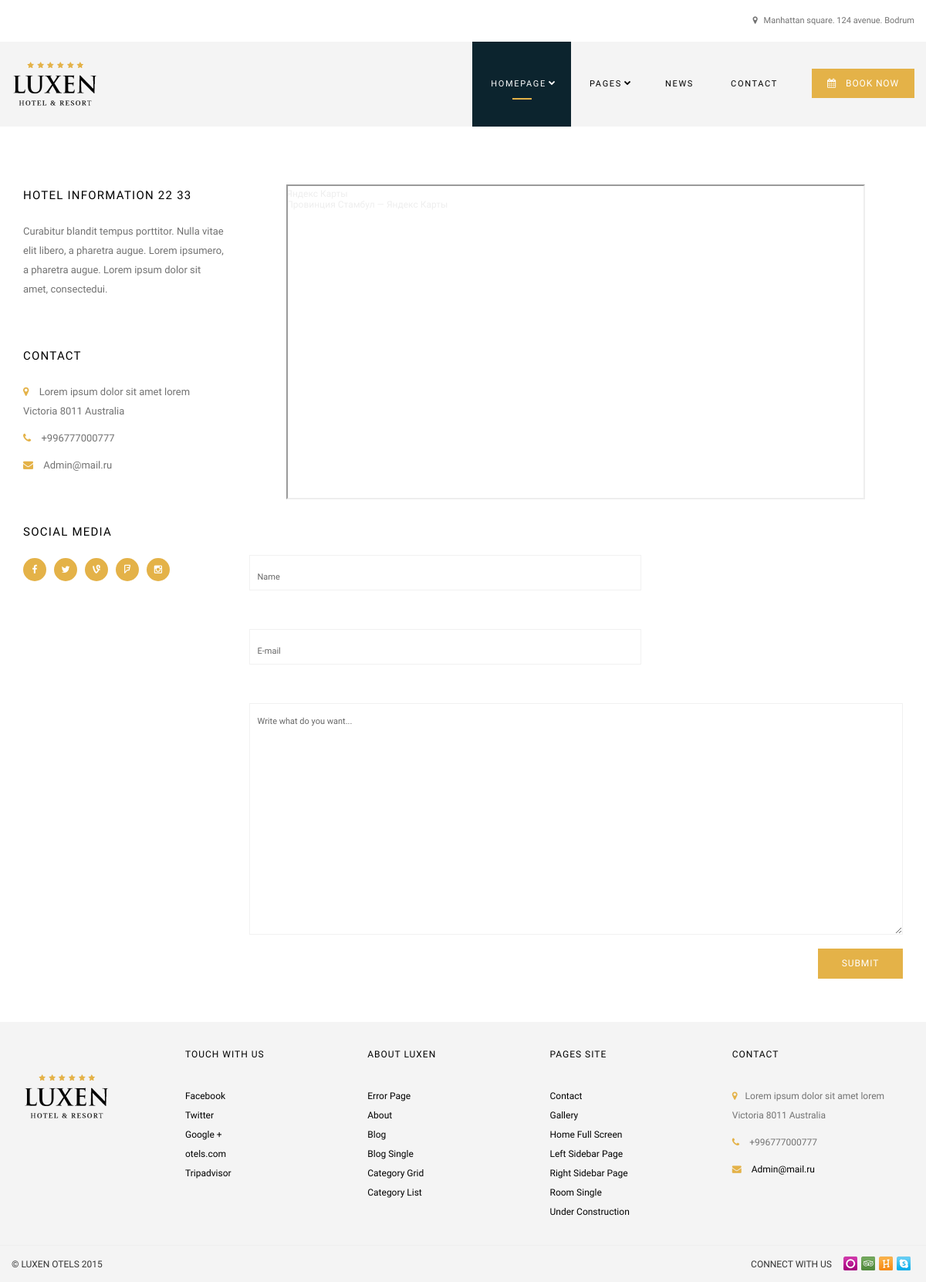
Page /contact/ on the committed database.
### apps/hoteInfo/models.py (models this page shows, shortened)
class HotelInfo(models.Model):
    title = models.CharField(max_length=100)
    text = models.TextField(max_length=255)

### apps/contact/models.py (models this page shows, shortened)
class ContactModel(models.Model):
    local = models.CharField(max_length=255)
    phone = models.PositiveIntegerField()
    email = models.CharField(max_length=255)

### apps/contact/views.py (the view)
# urls.py: path('', ContactView, name='contact')
def ContactView(req):
    if req.method == 'POST':
        contactForm = ContactForm(req.POST)
        contactForm.save()
    contactForm = ContactForm()
    modelContact = ContactModel.objects.order_by('-id')[0]
    hotelInfo = HotelInfo.objects.order_by('-id')[0]
    context = {
        'contact':modelContact,
        'contactForm':contactForm,
        'hotelInfo':hotelInfo
    }
    return render(req, 'contact.html', context)

### apps/contact/forms.py
class ContactForm(ModelForm):
    class Meta:
        model = ContactModelForm
        fields = '__all__'
        widgets = {
            'name':TextInput(attrs={
                'type':'text',
                'id':'cname',
                'name':'name',
                'placeholder':'Name',
                'style':'margin-top:80px;'
            }),
            'email':TextInput(attrs={
                'type':'text',
                'id':'cmail',
                'name':'email',
                'placeholder':'E-mail'
            }),
            'description':Textarea(attrs={
                'id':'ctext',
                'name':'message',
                'placeholder':'Write what do you want...'
            })
        }

### templates/contact.html (shortened to what this page needs)
{% extends 'index.html' %}
{% block content %}
<div class="content">
    <div class="container">
        <div class="row">
            <div class="col-lg-3 col-sm-4 margint60">
                <div class="luxen-widget news-widget">
                    <div class="title">
                        <h5>{{hotelInfo.title}}</h5>
                    </div>
                    <p>{{hotelInfo.text}}</p>
                </div>
                <div class="luxen-widget news-widget">
                    <div class="title">
                        <h5>CONTACT</h5>
                    </div>
                    <ul class="footer-links">
                        <li><p><i class="fa fa-map-marker"></i> {{contact.local}}</p></li>
                        <li><p><i class="fa fa-phone"></i> +{{contact.phone}}</p></li>
                        <li><p><i class="fa fa-envelope"></i> {{contact.email}}</p></li>
                    </ul>
                </div>
                <div class="luxen-widget news-widget">
                    <div class="title">
                        <h5>SOCIAL MEDIA</h5>
                    </div>
                    <ul class="social-links">
                        <li><a href="http://facebook.com/2035themes"><i class="fa fa-facebook"></i></a></li>
                        <li><a href="http://twitter.com/2035themes"><i class="fa fa-twitter"></i></a></li>
                        <li><a href="http://vine.com/2035themes"><i class="fa fa-vine"></i></a></li>
                        <li><a href="http://foursquare.com/2035themes"><i class="fa fa-foursquare"></i></a></li>
                        <li><a href="http://instagram.com/2035themes"><i class="fa fa-instagram"></i></a></li>
                    </ul>
                </div>
            </div>
            <div class="col-lg-9 col-sm-8">
                <div id="map" class="maps pos-center margint60">
                    <div style="position:relative;overflow:hidden;"><a href="https://yandex.ru/maps?utm_medium=mapframe&utm_source=maps" style="color:#eee;font-size:12px;position:absolute;top:0px;">Яндекс Карты</a><a href="https://yandex.ru/maps/?ll=29.030665%2C41.036424&utm_medium=mapframe&utm_source=maps&z=8.32" style="color:#eee;font-size:12px;position:absolute;top:14px;">Провинция Стамбул — Яндекс Карты</a><iframe src="https://yandex.ru/map-widget/v1/?ll=29.030665%2C41.036424&z=8.32" width="750" height="408"  frameborder="1" allowfullscreen="true" style="position:relative;"></iframe></div>
                </div>
                <div class="contact-form margint60" style="margin:50px 0;">
                    <form action="#" method="POST" id="ajax-contact-form">
                       {{contactForm}}
                        <input class="pull-right margint10" type="submit" value="SUBMIT">
                    </form>
                </div>
            </div>
        </div>
    </div>
</div>
{% endblock content %}

### templates/index.html (shortened to what this page needs)
<!DOCTYPE html>
<html class="no-js">
{% load static %}
<head>
<link rel="stylesheet" href="{% static 'css/bootstrap.min.css' %}">
<link rel="stylesheet" href="{% static 'css/flexslider.css' %}">
<link rel="stylesheet" href="{% static 'css/prettyPhoto.css' %}">
<link rel="stylesheet" href="{% static 'css/datepicker.css' %}">
<link rel="stylesheet" href="{% static 'css/selectordie.css' %}">
<link rel="stylesheet" href="{% static 'css/main.css' %}">
<link rel="stylesheet" href="{% static 'css/2035.responsive.css' %}">
</head>
<body>
<div id="wrapper">
	<div class="header">
		<div class="pre-header" style="display: flex; margin:7px 0;">
			<div class="container">
				<div class="row d-flex" style="display: flex!important; justify-content: end;
				align-items: center; ">
					<div class="pull-left pre-address-b"><p><i class="fa fa-map-marker"></i> Manhattan square. 124 avenue. Bodrum</p></div>
					</div>
				</div>
			</div>
		</div>
		<div class="main-header">
			<div class="container">
				<div class="row" style="display: flex: important ;">
					<div class="pull-left" >
						<div class="logo">
							<a href="{% url 'home' %}"><img alt="Logo" src="../static/img/logo.png" class="img-responsive" /></a>
						</div>
					</div>
					<div class="pull-right">
						<div class="pull-left">
							<nav class="nav">
								<ul id="navigate" class="sf-menu navigate">
								<li class="parent-menu active"><a href="{% url 'home' %}">HOMEPAGE</a></li>
									<li class="parent-menu"><a href="#">PAGES</a>
									</li>
									<li><a href="{% url 'news' %}">NEWS</a></li>
									<li><a href="{% url 'contact' %}">CONTACT</a></li>
								</ul>
							</nav>
						</div>
						<div class="pull-right">
							<div class="button-style-1 margint45">
								<a href="{% url 'reservation' %}"><i class="fa fa-calendar"></i>BOOK NOW</a>
							</div>
						</div>
					</div>
				</div>
			</div>
		</div>
	</div>
	{% block content %}{% endblock content %}
		<div class="footer margint40">
			<div class="main-footer">
				<div class="container">
					<div class="row">
						<div class="col-lg-2 col-sm-2 footer-logo">
							<img alt="Logo" src="../static/img/logo.png" class="img-responsive" >
						</div>
						<div class="col-lg-10 col-sm-10" style="display: flex;">
							<div class="col-lg-3 col-sm-3">
								<h6>TOUCH WITH US</h6>
								<ul class="footer-links">
									<li><a href="#">Facebook</a></li>
									<li><a href="#">Twitter</a></li>
									<li><a href="#">Google +</a></li>
									<li><a href="#">otels.com</a></li>
									<li><a href="#">Tripadvisor</a></li>
								</ul>
							</div>
							<div class="col-lg-3 col-sm-3">
								<h6>ABOUT LUXEN</h6>
								<ul class="footer-links">
									<li><a href="404.html">Error Page</a></li>
									<li><a href="about.html">About</a></li>
									<li><a href="blog.html">Blog</a></li>
									<li><a href="blog-details.html">Blog Single</a></li>
									<li><a href="category-grid.html">Category Grid</a></li>
									<li><a href="category-list.html">Category List</a></li>
								</ul>
							</div>
							<div class="col-lg-3 col-sm-3">
								<h6>PAGES SITE</h6>
								<ul class="footer-links">
									<li><a href="contact.html">Contact</a></li>
									<li><a href="gallery.html">Gallery</a></li>
									<li><a href="index-full-screen.html">Home Full Screen</a></li>
									<li><a href="left-sidebar-page.html">Left Sidebar Page</a></li>
									<li><a href="right-sidebar-page.html">Right Sidebar Page</a></li>
									<li><a href="room-single.html">Room Single</a></li>
									<li><a href="under-construction.html">Under Construction</a></li>
								</ul>
							</div>
							<div class="col-lg-3 col-sm-3">
								<h6>CONTACT</h6>
								<ul class="footer-links">
									<li><p><i class="fa fa-map-marker"></i>{{ contact.local }}</p></li>
									<li><p><i class="fa fa-phone"></i> +{{contact.phone}} </p></li>
									<li><p><i class="fa fa-envelope"></i> <a href="mailto:info@2035themes.com">{{contact.email}}</a></p></li>
								</ul>
							</div>
						</div>
					</div>
				</div>
			</div>
			<div class="pre-footer">
				<div class="container">
					<div class="row">
						<div class="pull-left"><p>© LUXEN OTELS 2015</p></div>
						<div class="pull-right">
							<ul>
								<li><p>CONNECT WITH US</p></li>
								<li><a><img alt="Facebook" src="../static/temp/orkut.png" ></a></li>
								<li><a><img alt="Tripadvisor" src="../static/temp/tripadvisor.png" ></a></li>
								<li><a><img alt="Yelp" src="../static/temp/hyves.png" ></a></li>
								<li><a><img alt="Twitter" src="../static/temp/skype.png" ></a></li>
							</ul>
						</div>
					</div>
				</div>
			</div>
		</div>
</body>
</html>

### static/css/main.css (style rules this page uses)
body { margin: 0; padding: 0; font-family: "Muli", Helvetica, Arial, sans-serif; font-size: 13px; font-weight: 400; color: #727272; -webkit-font-smoothing: antialiased; -webkit-text-size-adjust: 100%; }
a { text-decoration: none; }
#wrapper { width: 100%; height: auto; }
.pos-center { text-align: center; }
a { color: #000; }
h5 { font-family: Varela Round; font-size: 15px; line-height: 28px; color: #000; letter-spacing: 0.0825em; }
h6 { font-family: Varela Round; font-size: 12px; line-height: 24px; color: #000; letter-spacing: 0.0825em; }
.content { background: #fff; line-height: 25px; }
.pre-header { font-size: 11px; background: #fff; height: 40px; }
.pre-header ul, .pre-header p { padding-top: 8px; }
.pre-header i { padding-right: 5px; }
.pre-address-b { height: auto; padding-top: 4px; }
.main-header { background: #f4f4f4; height: auto; }
.main-header .logo { padding: 25px 0; }
.main-header a { font-family: Varela Round; }
.nav { position: relative; }
.sf-menu li a { font-family: Varela Round; }
.sf-menu .parent-menu { position: relative; }
.sf-menu .parent-menu:after { content: "\f078"; font-family: FontAwesome; font-style: normal; font-weight: normal; text-decoration: inherit; color: #000 !important; font-size: 9px; padding-right: 0.5em; position: absolute; top: 47px; right: 16px; }
.sf-menu .parent-menu.active:after { content: "\f078"; font-family: FontAwesome; font-style: normal; font-weight: normal; text-decoration: inherit; color: #fff !important; font-size: 9px; padding-right: 0.5em; position: absolute; top: 47px; right: 16px; }
.nav ul li { float: left; position: relative; -webkit-transition: all 0.3s; -moz-transition: all 0.3s; transition: all 0.3s; }
.nav ul li:last-child { margin-right: 20px; }
.nav ul li.active { background: #0c242e; position: relative; }
.nav ul.sf-menu > li:before { content: ""; position: absolute; top: 73px; left: 50%; margin-left:-12px; height: 2px; width: 0px; background: #e4b248; border: none; -webkit-transition: all 0.4s; -moz-transition: all 0.4s; transition: all 0.4s; }
.nav ul.sf-menu > li.active:before { position: absolute; top: 73px; left: 50%; height: 2px; width: 25px; background: #e4b248; border: none; }
.nav ul li.active a { color: #FFF; }
.nav ul li a { font-size: 11px; letter-spacing: 0.1525em; color: #000; padding: 47px 24px; display: inline-block; }
.nav ul li.parent-menu a { padding-right: 32px; }
.button-style-1 a { background: #e4b248; padding: 12px 20px; font-family: Varela Round; font-size: 12px; color: #FFF; letter-spacing: 0.0725em; -webkit-transition: all 0.4s; -moz-transition: all 0.4s; transition: all 0.4s; }
.button-style-1 i { padding-right: 12px; }
label { width: 100%; color: #FFF; font-size: 10px; letter-spacing: 0.0725em; }
input[type="submit"] { margin-left: 20px; border: solid 1px #e4b248; background: #e4b248; padding: 6px 0; text-align: center; width: 110px; font-family: Varela Round; font-size: 12px; color: #FFF; letter-spacing: 0.0725em; -webkit-transition: all 0.2s; -moz-transition: all 0.2s; transition: all 0.2s; }
.footer { background: #f4f4f4; line-height: 25px; }
.main-footer { padding: 60px; font-size: 12px; border-bottom: solid 1px #eeeeee; }
ul.footer-links { margin-top: 30px; }
ul.footer-links li i { color: #e4b248; padding-right: 10px; }
.footer-logo { height: 160px; line-height: 160px; }
.footer-logo img { display: inline-block; }
.pre-footer { font-size: 12px; padding: 10px 0; padding-bottom: 20px; padding-bottom: 0px; }
.pre-footer ul li { float: left; margin-right: 5px; }
.pre-footer p { color: #333; margin-right: 10px; margin-top: 2px; }
.luxen-widget .title h5 { margin-bottom: 20px; }
.luxen-widget { margin-bottom: 60px; }
ul.social-links li { float: left; }
ul.social-links li i { width: 30px; height: 30px; background: #e4b248; border-radius: 50%; color: #FFF; margin-right: 10px; text-align: center; padding-top: 9px; font-size: 12px; }
.luxen-widget.news-widget .footer-links { margin-top: 10px !important; }
label { margin-top: 10px; width: 100%; color: #FFF; font-family: Varela Round; font-size: 10px; letter-spacing: 0.0725em; }
.contact-form input[type="text"] { width: 60%; margin-bottom: 10px; height: 46px; border: solid 1px #f1f1f1; padding-left: 10px; padding-top: 10px; }
.contact-form textarea { width: 100%; border: solid 1px #f1f1f1; height: 300px; padding-left: 10px; padding-top: 10px; }
.maps { width: 100%; height: 300px; }

### rows in the picture
HotelInfo: title "HOTEL INFORMATION 22 33", text "Curabitur blandit tempus porttitor. Nulla vitae elit libero, a pharetra augue. Lorem ipsumero, a pharetra augue. Lorem ipsum dolor sit amet, consectedui."
ContactModel: local "Lorem ipsum dolor sit amet lorem Victoria 8011 Australia", phone "996777000777", email "Admin@mail.ru"
